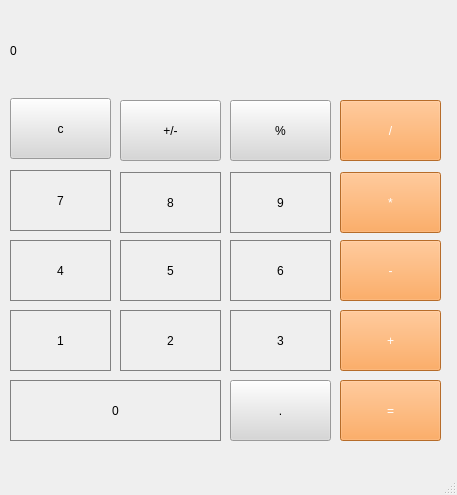
<?xml version="1.0" encoding="UTF-8"?>
<ui version="4.0">
 <class>MainWindow</class>
 <widget class="QMainWindow" name="MainWindow">
  <property name="geometry">
   <rect>
    <x>0</x>
    <y>0</y>
    <width>457</width>
    <height>495</height>
   </rect>
  </property>
  <property name="windowTitle">
   <string>MainWindow</string>
  </property>
  <property name="styleSheet">
   <string notr="true">QLabel{
	qproperty-alignment: 'AlignVCenter | AlignRight';
	border: 1px solid gray;
}
background-color : white;</string>
  </property>
  <widget class="QWidget" name="centralwidget">
   <widget class="QLabel" name="label">
    <property name="geometry">
     <rect>
      <x>10</x>
      <y>20</y>
      <width>431</width>
      <height>61</height>
     </rect>
    </property>
    <property name="sizePolicy">
     <sizepolicy hsizetype="Preferred" vsizetype="Preferred">
      <horstretch>241</horstretch>
      <verstretch>61</verstretch>
     </sizepolicy>
    </property>
    <property name="text">
     <string>0</string>
    </property>
   </widget>
   <widget class="QPushButton" name="pushButton_Clear">
    <property name="geometry">
     <rect>
      <x>10</x>
      <y>98</y>
      <width>101</width>
      <height>61</height>
     </rect>
    </property>
    <property name="styleSheet">
     <string notr="true">QPushButton {
	background-color: rgb(215, 215, 215);
	broder: 1px solid gray;
}
QPushButton:pressed {
	background-color: qlineargradient(x1: 0, y1: 0, x2: 0, y2: 1,
									stop: 0 #BEBEBE, stop: 1 #D7D7D7D);
}</string>
    </property>
    <property name="text">
     <string>c</string>
    </property>
   </widget>
   <widget class="QPushButton" name="pushButton_plusmins">
    <property name="geometry">
     <rect>
      <x>120</x>
      <y>100</y>
      <width>101</width>
      <height>61</height>
     </rect>
    </property>
    <property name="styleSheet">
     <string notr="true">QPushButton {
	background-color: rgb(215, 215, 215);
	broder: 1px solid gray;
}
QPushButton:pressed {
	background-color: qlineargradient(x1: 0, y1: 0, x2: 0, y2: 1,
									stop: 0 #BEBEBE, stop: 1 #D7D7D7D);
}</string>
    </property>
    <property name="text">
     <string>+/-</string>
    </property>
   </widget>
   <widget class="QPushButton" name="pushButton_percent">
    <property name="geometry">
     <rect>
      <x>230</x>
      <y>100</y>
      <width>101</width>
      <height>61</height>
     </rect>
    </property>
    <property name="styleSheet">
     <string notr="true">QPushButton {
	background-color: rgb(215, 215, 215);
	broder: 1px solid gray;
}
QPushButton:pressed {
	background-color: qlineargradient(x1: 0, y1: 0, x2: 0, y2: 1,
									stop: 0 #BEBEBE, stop: 1 #D7D7D7D);
}</string>
    </property>
    <property name="text">
     <string>%</string>
    </property>
   </widget>
   <widget class="QPushButton" name="pushButton_Divide">
    <property name="geometry">
     <rect>
      <x>340</x>
      <y>100</y>
      <width>101</width>
      <height>61</height>
     </rect>
    </property>
    <property name="styleSheet">
     <string notr="true">QPushButton {
	background-color: rgb(255, 151, 57);
	color: white;
	broder: 1px solid gray;
}

QPushButton:pressed {
	background-color: qlineargradient(x1: 0, y1: 0, x2: 0, y2: 1,
                                  stop: 0 #FF7832, stop: 1 #FF9739);
}</string>
    </property>
    <property name="text">
     <string>/</string>
    </property>
   </widget>
   <widget class="QPushButton" name="pushButton_6">
    <property name="geometry">
     <rect>
      <x>230</x>
      <y>240</y>
      <width>101</width>
      <height>61</height>
     </rect>
    </property>
    <property name="styleSheet">
     <string notr="true">QPushButton{
	border: 1px solid gray;
}
QPushButton:pressed {
	background-color: qlineargradient(x1: 0, y1: 0, x2: 0, y2: 1,
										stop: 0 #dadbde, stop: 1 #f6f7fa);
}</string>
    </property>
    <property name="text">
     <string>6</string>
    </property>
   </widget>
   <widget class="QPushButton" name="pushButton_Subtract">
    <property name="geometry">
     <rect>
      <x>340</x>
      <y>240</y>
      <width>101</width>
      <height>61</height>
     </rect>
    </property>
    <property name="styleSheet">
     <string notr="true">QPushButton {
	background-color: rgb(255, 151, 57);
	color: white;
	broder: 1px solid gray;
}

QPushButton:pressed {
	background-color: qlineargradient(x1: 0, y1: 0, x2: 0, y2: 1,
                                  stop: 0 #FF7832, stop: 1 #FF9739);
}</string>
    </property>
    <property name="text">
     <string>-</string>
    </property>
   </widget>
   <widget class="QPushButton" name="pushButton_5">
    <property name="geometry">
     <rect>
      <x>120</x>
      <y>240</y>
      <width>101</width>
      <height>61</height>
     </rect>
    </property>
    <property name="styleSheet">
     <string notr="true">QPushButton{
	border: 1px solid gray;
}
QPushButton:pressed {
	background-color: qlineargradient(x1: 0, y1: 0, x2: 0, y2: 1,
										stop: 0 #dadbde, stop: 1 #f6f7fa);
}</string>
    </property>
    <property name="text">
     <string>5</string>
    </property>
   </widget>
   <widget class="QPushButton" name="pushButton_4">
    <property name="geometry">
     <rect>
      <x>10</x>
      <y>240</y>
      <width>101</width>
      <height>61</height>
     </rect>
    </property>
    <property name="styleSheet">
     <string notr="true">QPushButton{
	border: 1px solid gray;
}
QPushButton:pressed {
	background-color: qlineargradient(x1: 0, y1: 0, x2: 0, y2: 1,
										stop: 0 #dadbde, stop: 1 #f6f7fa);
}</string>
    </property>
    <property name="text">
     <string>4</string>
    </property>
   </widget>
   <widget class="QPushButton" name="pushButton_9">
    <property name="geometry">
     <rect>
      <x>230</x>
      <y>172</y>
      <width>101</width>
      <height>61</height>
     </rect>
    </property>
    <property name="styleSheet">
     <string notr="true">QPushButton{
	border: 1px solid gray;
}
QPushButton:pressed {
	background-color: qlineargradient(x1: 0, y1: 0, x2: 0, y2: 1,
										stop: 0 #dadbde, stop: 1 #f6f7fa);
}</string>
    </property>
    <property name="text">
     <string>9</string>
    </property>
   </widget>
   <widget class="QPushButton" name="pushButton_Multiple">
    <property name="geometry">
     <rect>
      <x>340</x>
      <y>172</y>
      <width>101</width>
      <height>61</height>
     </rect>
    </property>
    <property name="styleSheet">
     <string notr="true">QPushButton {
	background-color: rgb(255, 151, 57);
	color: white;
	broder: 1px solid gray;
}

QPushButton:pressed {
	background-color: qlineargradient(x1: 0, y1: 0, x2: 0, y2: 1,
                                  stop: 0 #FF7832, stop: 1 #FF9739);
}</string>
    </property>
    <property name="text">
     <string>*</string>
    </property>
   </widget>
   <widget class="QPushButton" name="pushButton_8">
    <property name="geometry">
     <rect>
      <x>120</x>
      <y>172</y>
      <width>101</width>
      <height>61</height>
     </rect>
    </property>
    <property name="styleSheet">
     <string notr="true">QPushButton{
	border: 1px solid gray;
}
QPushButton:pressed {
	background-color: qlineargradient(x1: 0, y1: 0, x2: 0, y2: 1,
										stop: 0 #dadbde, stop: 1 #f6f7fa);
}</string>
    </property>
    <property name="text">
     <string>8</string>
    </property>
   </widget>
   <widget class="QPushButton" name="pushButton_7">
    <property name="geometry">
     <rect>
      <x>10</x>
      <y>170</y>
      <width>101</width>
      <height>61</height>
     </rect>
    </property>
    <property name="styleSheet">
     <string notr="true">QPushButton{
	border: 1px solid gray;
}
QPushButton:pressed {
	background-color: qlineargradient(x1: 0, y1: 0, x2: 0, y2: 1,
										stop: 0 #dadbde, stop: 1 #f6f7fa);
}</string>
    </property>
    <property name="text">
     <string>7</string>
    </property>
   </widget>
   <widget class="QPushButton" name="pushButton_Add">
    <property name="geometry">
     <rect>
      <x>340</x>
      <y>310</y>
      <width>101</width>
      <height>61</height>
     </rect>
    </property>
    <property name="styleSheet">
     <string notr="true">QPushButton {
	background-color: rgb(255, 151, 57);
	color: white;
	broder: 1px solid gray;
}

QPushButton:pressed {
	background-color: qlineargradient(x1: 0, y1: 0, x2: 0, y2: 1,
                                  stop: 0 #FF7832, stop: 1 #FF9739);
}</string>
    </property>
    <property name="text">
     <string>+</string>
    </property>
   </widget>
   <widget class="QPushButton" name="pushButton_1">
    <property name="geometry">
     <rect>
      <x>10</x>
      <y>310</y>
      <width>101</width>
      <height>61</height>
     </rect>
    </property>
    <property name="styleSheet">
     <string notr="true">QPushButton{
	border: 1px solid gray;
}
QPushButton:pressed {
	background-color: qlineargradient(x1: 0, y1: 0, x2: 0, y2: 1,
										stop: 0 #dadbde, stop: 1 #f6f7fa);
}</string>
    </property>
    <property name="text">
     <string>1</string>
    </property>
   </widget>
   <widget class="QPushButton" name="pushButton_3">
    <property name="geometry">
     <rect>
      <x>230</x>
      <y>310</y>
      <width>101</width>
      <height>61</height>
     </rect>
    </property>
    <property name="styleSheet">
     <string notr="true">QPushButton{
	border: 1px solid gray;
}
QPushButton:pressed {
	background-color: qlineargradient(x1: 0, y1: 0, x2: 0, y2: 1,
										stop: 0 #dadbde, stop: 1 #f6f7fa);
}</string>
    </property>
    <property name="text">
     <string>3</string>
    </property>
   </widget>
   <widget class="QPushButton" name="pushButton_2">
    <property name="geometry">
     <rect>
      <x>120</x>
      <y>310</y>
      <width>101</width>
      <height>61</height>
     </rect>
    </property>
    <property name="styleSheet">
     <string notr="true">QPushButton{
	border: 1px solid gray;
}
QPushButton:pressed {
	background-color: qlineargradient(x1: 0, y1: 0, x2: 0, y2: 1,
										stop: 0 #dadbde, stop: 1 #f6f7fa);
}</string>
    </property>
    <property name="text">
     <string>2</string>
    </property>
   </widget>
   <widget class="QPushButton" name="pushButton_decimale">
    <property name="geometry">
     <rect>
      <x>230</x>
      <y>380</y>
      <width>101</width>
      <height>61</height>
     </rect>
    </property>
    <property name="styleSheet">
     <string notr="true">QPushButton {
	background-color: rgb(215, 215, 215);
	broder: 1px solid gray;
}
QPushButton:pressed {
	background-color: qlineargradient(x1: 0, y1: 0, x2: 0, y2: 1,
									stop: 0 #BEBEBE, stop: 1 #D7D7D7D);
}</string>
    </property>
    <property name="text">
     <string>.</string>
    </property>
   </widget>
   <widget class="QPushButton" name="pushButton_0">
    <property name="geometry">
     <rect>
      <x>10</x>
      <y>380</y>
      <width>211</width>
      <height>61</height>
     </rect>
    </property>
    <property name="styleSheet">
     <string notr="true">QPushButton{
	border: 1px solid gray;
}
QPushButton:pressed {
	background-color: qlineargradient(x1: 0, y1: 0, x2: 0, y2: 1,
										stop: 0 #dadbde, stop: 1 #f6f7fa);
}</string>
    </property>
    <property name="text">
     <string>0</string>
    </property>
   </widget>
   <widget class="QPushButton" name="pushButton_equals">
    <property name="geometry">
     <rect>
      <x>340</x>
      <y>380</y>
      <width>101</width>
      <height>61</height>
     </rect>
    </property>
    <property name="styleSheet">
     <string notr="true">QPushButton {
	background-color: rgb(255, 151, 57);
	color: white;
	broder: 1px solid gray;
}

QPushButton:pressed {
	background-color: qlineargradient(x1: 0, y1: 0, x2: 0, y2: 1,
                                  stop: 0 #FF7832, stop: 1 #FF9739);
}</string>
    </property>
    <property name="text">
     <string>=</string>
    </property>
   </widget>
  </widget>
  <widget class="QMenuBar" name="menubar">
   <property name="geometry">
    <rect>
     <x>0</x>
     <y>0</y>
     <width>457</width>
     <height>26</height>
    </rect>
   </property>
  </widget>
  <widget class="QStatusBar" name="statusbar"/>
 </widget>
 <resources/>
 <connections/>
</ui>
